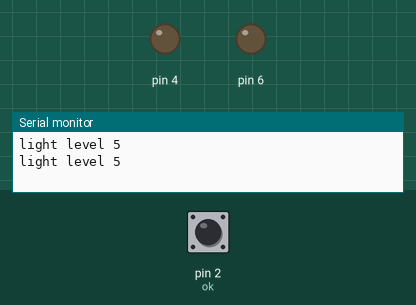
Simulated run of this sketch. Board: Arduino Uno, built with avr-gcc and run on an emulated ATmega328P. On the bench: output pins drawn as LEDs (lit = HIGH), the last lines printed to the serial monitor. The test bench sets the inputs (shaded band); at power-on: pin 2 (ok) HIGH.

Above: at 1.3 s.
1.4 s: pin 2 (ok) pulled LOW for 0.15 s
At 1.9 s:
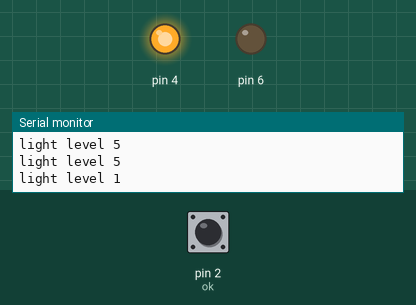
3.5 s: pin 2 (ok) pulled LOW for 3.2 s
At 7.7 s:
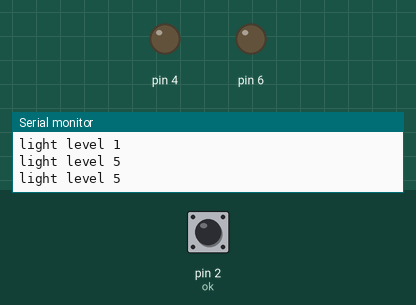
Timing chart, 0 to 9.2 s (numbered marks = the images above; inputs shaded):
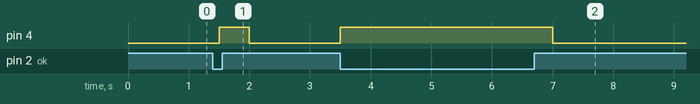

Measured:
- after the input at 1.4 s, pin 4: LOW → HIGH after 0.10 s, → LOW 0.50 s later
- after the input at 3.5 s, pin 4: LOW → HIGH at once, → LOW 3.5 s later

The sketch:

SD_6.ino
```cpp
void setup() {
  // put your setup code here, to run once:
  Serial.begin(115200);
  pinMode(2, INPUT); //ok
}

void loop() {
  // put your main code here, to run repeatedly:
  delay(500);
  pinMode(4, OUTPUT);
  digitalWrite(4, HIGH);
  pinMode(6, OUTPUT);
  digitalWrite(6, LOW);
  int input = digitalRead(2);
  if (input == LOW) {
    Serial.println("light level 1");
  } else {
    pinMode(6, INPUT);
    digitalWrite(4, LOW);
    input = digitalRead(2);
    if(input == LOW) {
      Serial.println("light level 2");
    } else {
      pinMode(4, INPUT);
      pinMode(6, OUTPUT);
      digitalWrite(6, LOW);
      input = digitalRead(2);
      if (input == LOW) {
        Serial.println("light level 3");
      } else {
        pinMode(4, OUTPUT);
        digitalWrite(4, LOW);
        input = digitalRead(2);
        if (input == LOW) {
          Serial.println("light level 4");
        } else {
          Serial.println("light level 5");
        }
      }
    }
  }
}
```
